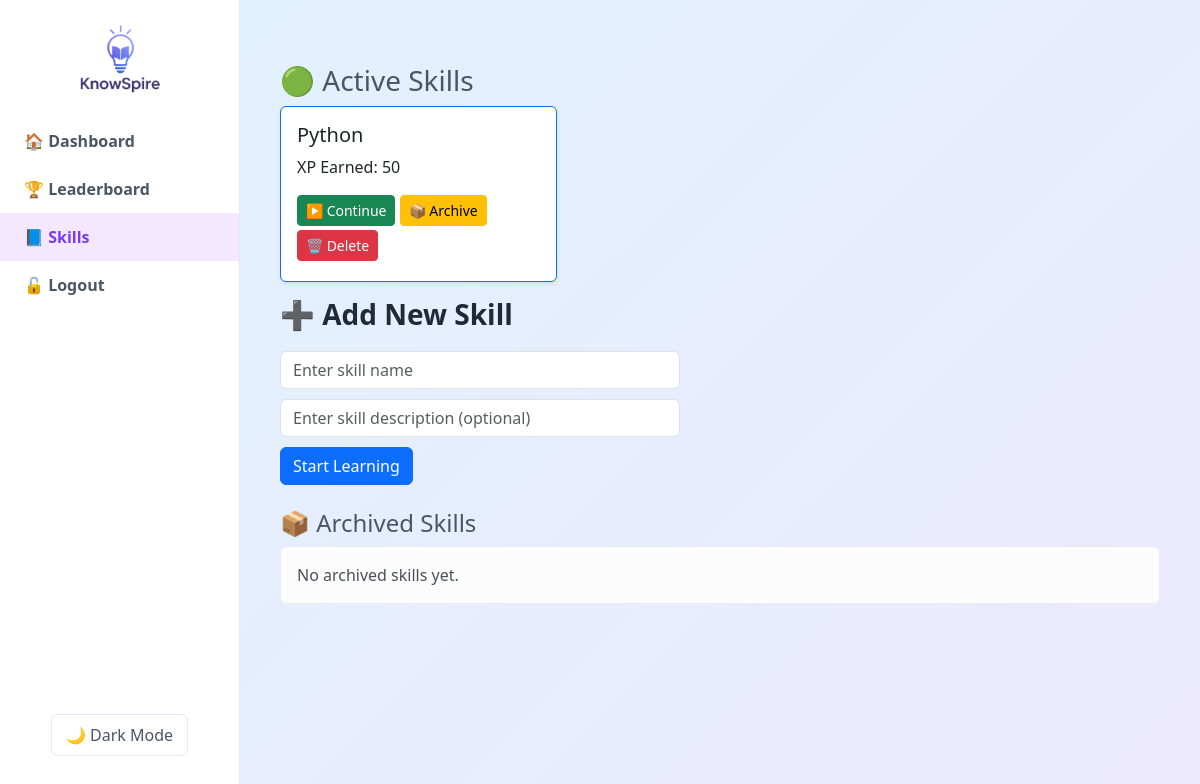
The page /skills/ (signed in) on the database as committed earlier.
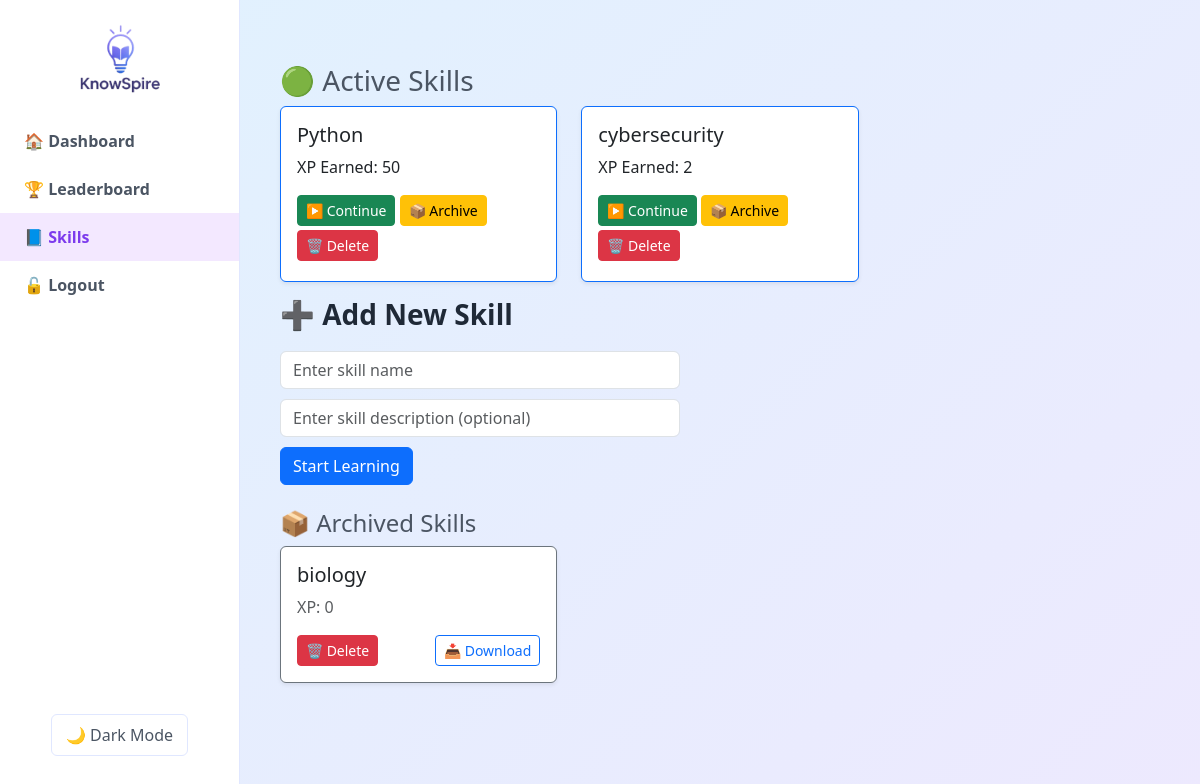
The same page on the database as committed later.
### userauth/models.py (models this page shows, shortened)
class UserSkill(models.Model):
    user = models.ForeignKey(settings.AUTH_USER_MODEL, on_delete=models.CASCADE, related_name="user_skills")
    skill = models.ForeignKey(Skill, on_delete=models.CASCADE)
    is_active = models.BooleanField(default=True)
    progress_pct = models.PositiveSmallIntegerField(default=0)
    xp_earned = models.PositiveIntegerField(default=0)
    started_at = models.DateTimeField(default=timezone.now)
    completed_at = models.DateTimeField(null=True, blank=True)
    total_minutes_spent = models.PositiveIntegerField(default=0)
    lessons_cache = models.TextField(blank=True, null=True)
    flashcards_cache = models.TextField(blank=True, null=True)
    quizzes_cache = models.TextField(blank=True, null=True)
    class Meta:
        unique_together = ("user", "skill")

class Skill(models.Model):
    slug = models.SlugField(unique=True)
    title = models.CharField(max_length=120)
    description = models.TextField(blank=True)
    is_active = models.BooleanField(default=True)

### userauth/views.py (the view, shortened to what this page needs)
# urls.py: path("skills/", views.skills_view, name="skills"),
@login_required
def skills_view(request):
    user = request.user
    active_user_skills = UserSkill.objects.filter(user=user, is_active=True).select_related("skill")
    archived_user_skills = UserSkill.objects.filter(user=user, is_active=False).select_related("skill")
    all_skills = Skill.objects.all()
    return render(request, "skills.html", {
        "active_user_skills": active_user_skills,
        "archived_user_skills": archived_user_skills,
        "available_skills": all_skills
    })

### userauth/services/streaks.py (called while the page is built, shortened)
def _to_local_date(dt):
    return timezone.localtime(dt).date()

@transaction.atomic
def apply_daily_streak(user, *, now=None):
    if now is None:
        now = timezone.now()
    today = _to_local_date(now)
    profile, _ = UserProfile.objects.select_for_update().get_or_create(user=user)
    last_seen_date = None
    if profile.last_activity_at:
        last_seen_date = _to_local_date(profile.last_activity_at)
    if DEBUG_STREAK:
        print(f"[apply_daily_streak] user={user.username} today={today} "
              f"last_seen_date={last_seen_date} before_streak={profile.current_streak}")
    if last_seen_date == today:
        if DEBUG_STREAK:
            print("[apply_daily_streak] already updated today -> no-op")
        return profile, 0, False

### userauth/templates/skills.html (shortened to what this page needs)
{% extends "base.html" %}
{% load static %}
{% block body %}
<div class="dashboard-layout" id="theme-root" data-theme="light">
  <aside class="sidebar">
    <div class="sidebar-logo">
      <img src="{% static 'assets/images/img_header_logo.png' %}" alt="Logo">
    </div>
    <nav class="sidebar-nav">
      <a href="{% url 'dashboard' %}" class="sidebar-link">🏠 Dashboard</a>
      <a href="{% url 'leaderboard' %}" class="sidebar-link">🏆 Leaderboard</a>
      <a href="{% url 'skills' %}" class="sidebar-link active">📘 Skills</a>
      <a href="{% url 'logout' %}" class="sidebar-link" id="logout-link">🔓 Logout</a>
    </nav>
    <button class="theme-toggle" id="theme-toggle-btn">🌙 Dark Mode</button>
  </aside>
  <main class="main-content">
    <div class="skills-header">
 <h3 class="mt-4">🟢 Active Skills</h3>
    <div class="row">
      {% for user_skill in active_user_skills %}
        <div class="col-md-4 mb-3">
          <div class="card border-primary shadow-sm">
            <div class="card-body">
              <h5 class="card-title">{{ user_skill.skill.title }}</h5>
              <p class="card-text">XP Earned: {{ user_skill.xp_earned }}</p>
              <button class="btn btn-success btn-sm mb-1 continue-btn" data-skill-slug="{{ user_skill.skill.slug }}">
                ▶️ Continue
              </button>
              <form method="post" action="{% url 'archive_skill' user_skill.id %}" style="display:inline;">
                <button type="submit" class="btn btn-warning btn-sm mb-1">📦 Archive</button>
              </form>
              <form method="post" action="{% url 'delete_skill' user_skill.id %}" style="display:inline;">
                <button type="submit" class="btn btn-danger btn-sm mb-1">🗑 Delete</button>
              </form>
            </div>
          </div>
        </div>
      {% empty %}
        <div class="col-12">
          <div class="alert alert-info">No active skills yet. Start one above!</div>
        </div>
      {% endfor %}
    </div>
    <div class="skills-header">
      <h1>➕ Add New Skill</h1>
      <form method="post" action="{% url 'skills' %}" class="skills-form">
        <input type="text" name="skill_slug" class="form-control" placeholder="Enter skill name" list="skill-options">
        <input type="text" name="skill_description" class="form-control" placeholder="Enter skill description (optional)">
        <button type="submit" class="btn btn-primary">Start Learning</button>
      </form>
    </div>
  <div class="skills-header mt-4">
    <h4 class="mt-4">📦 Archived Skills</h4>
    <div class="row">
      {% for user_skill in archived_user_skills %}
        <div class="col-md-4 mb-3">
          <div class="card border-secondary shadow-sm">
            <div class="card-body">
              <h5 class="card-title">{{ user_skill.skill.title }}</h5>
              <p class="card-text text-muted">XP: {{ user_skill.xp_earned }}</p>
              <div class="d-flex justify-content-between">
                <form method="post" action="{% url 'delete_skill' user_skill.id %}" onsubmit="return confirm('Are you sure you want to delete this skill?');">
                  <button type="submit" class="btn btn-danger btn-sm">🗑 Delete</button>
                </form>
                <form method="get" action="{% url 'download_skill_data' user_skill.id %}">
                  <button type="submit" class="btn btn-outline-primary btn-sm">📥 Download</button>
                </form>
              </div>
            </div>
          </div>
        </div>
      {% empty %}
        <div class="col-12">
          <div class="alert alert-light">No archived skills yet.</div>
        </div>
      {% endfor %}
    </div>
  </div>
  </main>
</div>
{% endblock %}

### userauth/templates/base.html (shortened to what this page needs)
<!doctype html>
<html lang="en">
<head>
    <link href="https://cdn.jsdelivr.net/npm/bootstrap@5.3.7/dist/css/bootstrap.min.css" rel="stylesheet">
</head>
<body>
{% block body %}
{% endblock %}
</body>
</html>

### userauth/templates/skills.html (style rules this page uses)
:root { --bg-gradient-start: #e0f2fe; --bg-gradient-end: #ede9fe; --sidebar-bg: #ffffff; --sidebar-text: #4b5563; --sidebar-hover: #f3e8ff; --sidebar-active: #7c3aed; --card-bg: #ffffff; --card-border: #e0e7ff; --text-primary: #1f2937; --text-secondary: #4b5563; --progress-bg: #e0e7ff; --button-text: #ffffff; }
html { font-family: 'Poppins', sans-serif; }
#theme-root { background: linear-gradient(135deg, var(--bg-gradient-start), var(--bg-gradient-end)); color: var(--text-secondary); transition: background 0.3s ease, color 0.3s ease; min-height: 100vh; display: flex; }
.dashboard-layout { display: flex; min-height: 100vh; }
.sidebar { width: 240px; background: var(--sidebar-bg); padding: 24px 0; display: flex; flex-direction: column; align-items: center; border-right: 1px solid var(--card-border); }
.sidebar-logo img { width: 80px; }
.sidebar-nav { width: 100%; margin-top: 24px; display: flex; flex-direction: column; }
.sidebar-link { text-decoration: none; padding: 12px 24px; color: var(--sidebar-text); font-weight: 600; transition: background 0.2s, color 0.2s; }
.sidebar-link:hover, .sidebar-link.active { background: var(--sidebar-hover); color: var(--sidebar-active); }
.theme-toggle { margin-top: auto; margin-bottom: 20px; border: 1px solid var(--card-border); background: none; color: var(--sidebar-text); padding: 8px 14px; border-radius: 6px; cursor: pointer; }
.main-content { flex: 1; padding: 40px; }
.skills-header h1 { font-size: 28px; font-weight: 700; color: var(--text-primary); margin-bottom: 20px; }
.form-control { max-width: 400px; margin-bottom: 10px; }

Rows that differ between the two databases and show on the page:
added UserSkill: skill "cybersecurity", xp_earned "2", shown under "🟢 Active Skills"
added UserSkill: skill "biology", xp_earned "0", shown under "📦 Archived Skills"
Other text that changed with them:
text no longer shown: "No archived skills yet."
